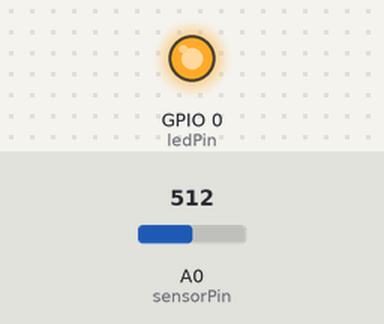
Bench run of a sketch on a simulated ESP8266 (NodeMCU). Shown: output pins drawn as LEDs (lit = HIGH). The inputs (shaded band) are chosen by the test bench; at power-on: A0 (sensorPin) = 512. WiFi joins after 1.5 s; servers stay silent unless stated; uploads are accepted with an empty reply; what the sketch prints to the serial monitor is not drawn.

Above: at 2.7 s.
2.8 s: A0 (sensorPin) set to 716
At 4.5 s:
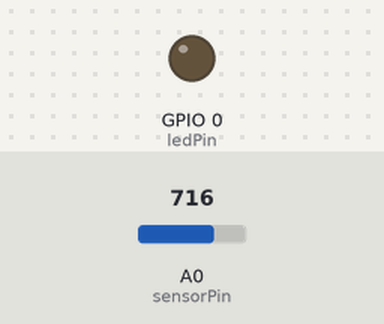
6.2 s: A0 (sensorPin) set to 240
At 8.5 s:
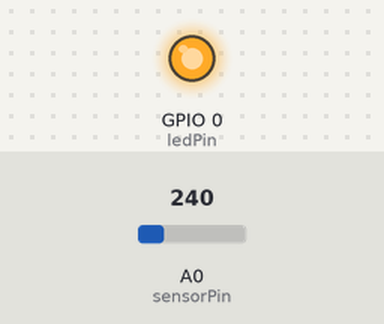
Timing chart, 0 to 10.0 s (numbered marks = the images above; inputs shaded):
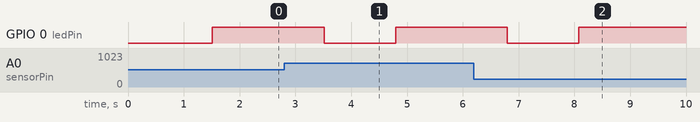

Measured:
- after the input at 2.8 s, GPIO 0 (ledPin): HIGH → LOW after 0.71 s, → HIGH 1.3 s later
- after the input at 6.2 s, GPIO 0 (ledPin): HIGH → LOW after 0.60 s, → HIGH 1.3 s later

The sketch:

lumen.ino
```cpp
//
// ESP8266 based hardware, e.g. ADAFRUIT HUZZAH ESP8266 BREAKOUT
// https://www.adafruit.com/product/2471
// Reading the Analog Port and sending messgages via HTTP POST,
// if certain thresholds are passed
//

#include <ESP8266WiFi.h>

// WIFI Credentials
const char* ssid     = "barona9";
const char* password = "********";

// HTTP ADDRESS
const char* host = "intuitwear.intuitlabs.com";
const String path = "/iot/rest/forward";
const int httpPort = 80;
const String sid = "********";

// PORTS
const int sensorPin = A0;
const int ledPin = 0;

// THRESHOLDS
const int d1 = 50;
const int d2 = 100;
const int d3 = 150;

// 0 .. darkness .. natural .. aritifical
const int threshold0 = 10; // darkness
const int threshold1 = 250; // artificial
const int variance = 15;

// Global Vars
int k0, k1; // last two readings
String groups = NULL;
String cond  = NULL;
String icon  = NULL;


// Setup, runs once, on boot
void setup() {
  pinMode(ledPin, OUTPUT);
  Serial.begin(115200);
  delay(10);

  // Connecting to a WiFi network
  Serial.println();
  Serial.println(ssid);
  WiFi.begin(ssid, password);
  while (WiFi.status() != WL_CONNECTED) {
    delay(500);
    Serial.print(".");
  }
  Serial.println("WiFi connected");
  Serial.print("IP address: ");
  Serial.println(WiFi.localIP());
}

// Poll the analog sensor and only return,
// if thresholds are met
void sensorLoop() {
  k0 = k1 = analogRead(sensorPin);
  while (!interpretData(k0, k1)) {
    digitalWrite(ledPin, HIGH);
    delay(1000);
    digitalWrite(ledPin, LOW);
    k1 = analogRead(sensorPin);
    Serial.print("Sensor Value: ");
    Serial.println(k1);
  }
}

// Interpret sensor data and return true on sig. change
boolean interpretData(int k0, int k1) {
  int d = abs(k1 - k0);
  if (d < variance) {
    return false;
  }

  if (d >= d1) {
    groups = "d1";
    cond = "Small%20Fluctuation";
    icon = "r";
  }
  if (d >= d2) {
    groups = "d2";
    cond = "Medium%20Fluctuation";
  }
  if (d >= d3) {
    groups = "d3";
    cond = "Large%20Fluctuation";
  }

  if (k0 < threshold1 &&  threshold1 < k1) {
    // natural to artificial
    groups = "artificial";
    icon = "y";
    cond = "Artificial%20Lighting";
  } else if (k0 > threshold1 && threshold1 > k1) {
    // artificial to natural
    groups = "natural";
    icon = "g";
    cond = "Natural%20Lighting";
  } else if (k0 < threshold0 && threshold0 < k1) {
    // dark to natural or artificial
    if (k1 < threshold1) {
      groups = "natural";
      icon = "g";
      cond = "Natural%20Lighting";
    } else {
      groups = "artificial";
      icon = "y";
      cond = "Artificial%20Lighting";
    }
  } else if (k0 > threshold0 && threshold0 > k1) {
    // natural or artificial to darkness
    groups = "dark";
    cond = "Absence%20of%20Light";
  }
  k0 = k1;
  Serial.println(groups);
  return (groups != NULL);
}

// Send important change in sensor reading to remote server
// using the WiFiClient class to create a TCP connections
void sendNotification() {
  WiFiClient client;
  if (!client.connect(host, httpPort)) {
    Serial.println("connection failed");
    return;
  }

  // Create a URI for the request
  String url = path;
  url += "?sid=" + sid;
  url += "&grp=a_" + groups;
  url += "&title=ESP%20" + cond;
  url += "&text=Lighting%20conditions%20changed%20from%20" + String(k0) + "%20to%20" + String(k1);
  url += "&icon=" + icon;

  Serial.print("Requesting URL: ");
  Serial.println(url);

  // Send the request to the server
  client.print(String("GET ") + url + " HTTP/1.1\r\n" +
               "Host: " + host + "\r\n" +
               "Connection: close\r\n\r\n");
  delay(10);

  // Read the reply from the server and print to Serial
  while (client.available()) {
    String line = client.readStringUntil('\r');
    Serial.print(line);
  }
  Serial.println();
  Serial.println("closing connection");
}

// Main loop, send sig. changes in sensor readings to a remote server
void loop() {
  sensorLoop();
  sendNotification();
}
```
